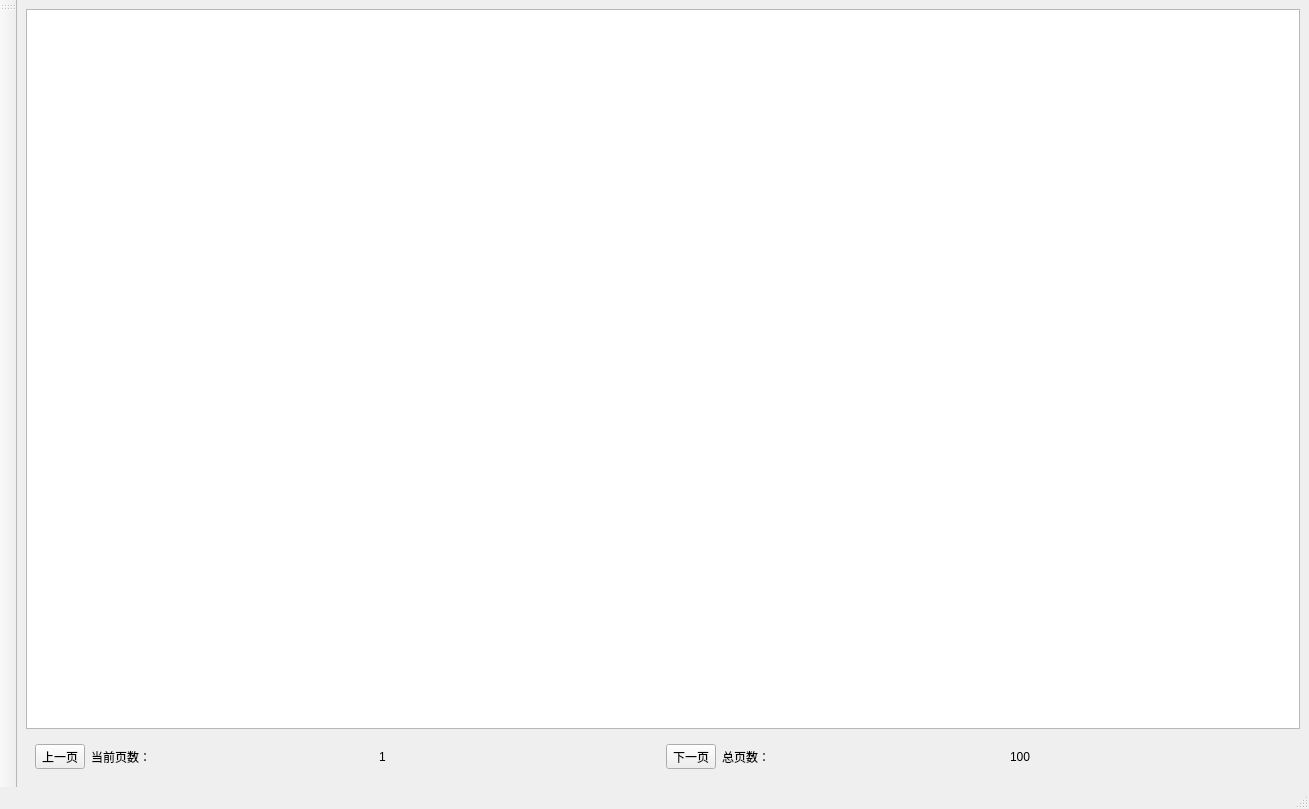
<?xml version="1.0" encoding="UTF-8"?>
<ui version="4.0">
 <class>CustomWindow</class>
 <widget class="QMainWindow" name="CustomWindow">
  <property name="geometry">
   <rect>
    <x>0</x>
    <y>0</y>
    <width>1309</width>
    <height>809</height>
   </rect>
  </property>
  <property name="windowTitle">
   <string>MainWindow</string>
  </property>
  <widget class="QWidget" name="centralwidget">
   <layout class="QVBoxLayout" name="verticalLayout">
    <item>
     <widget class="QTableView" name="admin"/>
    </item>
    <item>
     <widget class="QWidget" name="widget" native="true">
      <layout class="QHBoxLayout" name="horizontalLayout">
       <item>
        <widget class="QToolButton" name="previous_page">
         <property name="text">
          <string>上一页</string>
         </property>
        </widget>
       </item>
       <item>
        <widget class="QLabel" name="current_page_text">
         <property name="text">
          <string>当前页数：</string>
         </property>
        </widget>
       </item>
       <item>
        <widget class="QLabel" name="current_page_num">
         <property name="text">
          <string>1</string>
         </property>
        </widget>
       </item>
       <item>
        <widget class="QToolButton" name="next_page">
         <property name="text">
          <string>下一页</string>
         </property>
        </widget>
       </item>
       <item>
        <widget class="QLabel" name="total_page_text">
         <property name="text">
          <string>总页数：</string>
         </property>
        </widget>
       </item>
       <item>
        <widget class="QLabel" name="total_page_num">
         <property name="text">
          <string>100</string>
         </property>
        </widget>
       </item>
      </layout>
     </widget>
    </item>
   </layout>
  </widget>
  <widget class="QMenuBar" name="menubar">
   <property name="geometry">
    <rect>
     <x>0</x>
     <y>0</y>
     <width>1309</width>
     <height>24</height>
    </rect>
   </property>
  </widget>
  <widget class="QStatusBar" name="statusbar"/>
  <widget class="QToolBar" name="toolBar">
   <property name="windowTitle">
    <string>toolBar</string>
   </property>
   <attribute name="toolBarArea">
    <enum>LeftToolBarArea</enum>
   </attribute>
   <attribute name="toolBarBreak">
    <bool>false</bool>
   </attribute>
  </widget>
 </widget>
 <resources/>
 <connections/>
</ui>
